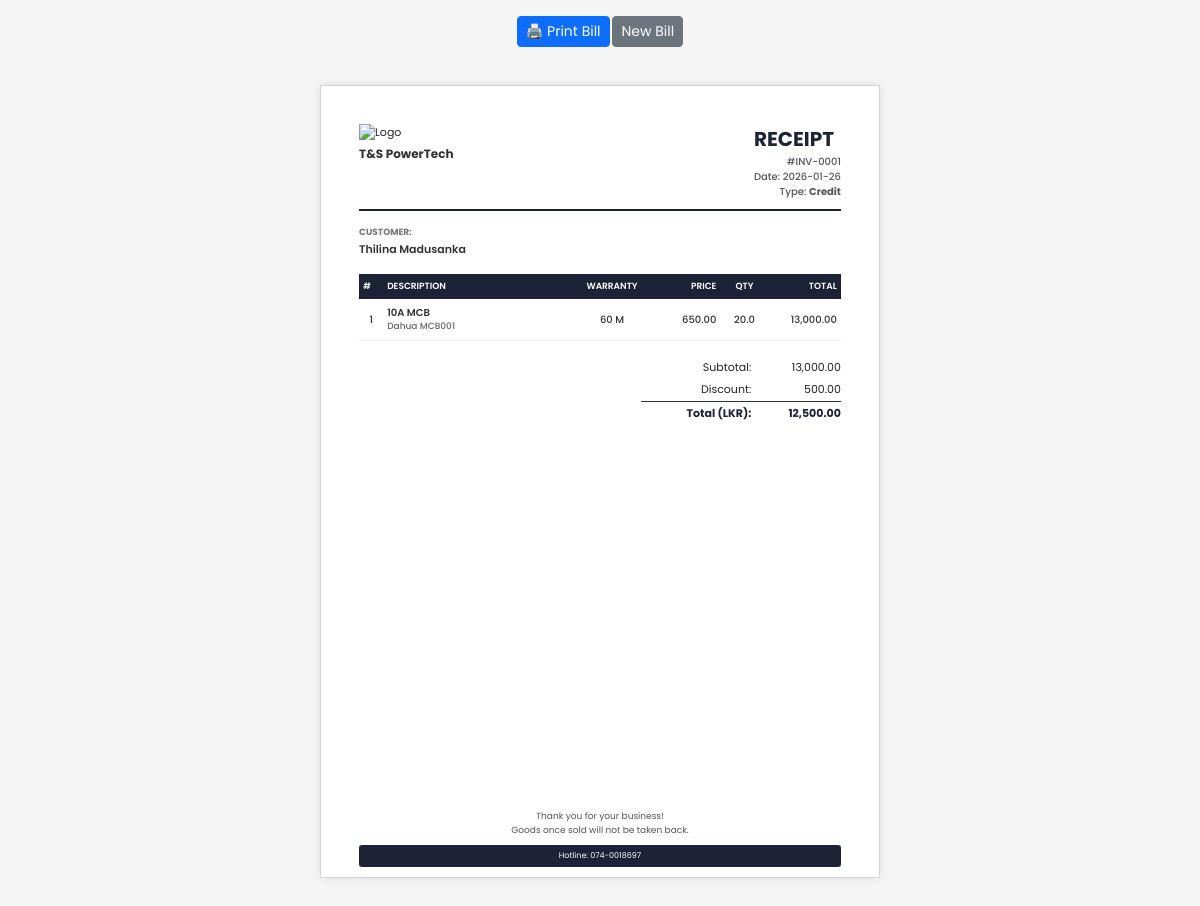
Screenshot of /print_bill/1 (signed in) with the database file from the repository.
### tables this page shows
CREATE TABLE invoices (
            id INTEGER PRIMARY KEY AUTOINCREMENT,
            customer_id INTEGER,
            customer_name TEXT,
            date_created TIMESTAMP DEFAULT CURRENT_TIMESTAMP,
            total_amount REAL,
            discount REAL DEFAULT 0,
            final_amount REAL,
            payment_method TEXT,
            FOREIGN KEY(customer_id) REFERENCES customers(id)
        );

CREATE TABLE invoice_items (
            id INTEGER PRIMARY KEY AUTOINCREMENT,
            invoice_id INTEGER,
            product_id INTEGER,
            item_name TEXT,
            qty REAL,
            unit_price REAL,
            total_price REAL,
            FOREIGN KEY(invoice_id) REFERENCES invoices(id)
        );

CREATE TABLE products (
            id INTEGER PRIMARY KEY AUTOINCREMENT,
            item_name TEXT NOT NULL,
            barcode TEXT,
            category TEXT,
            brand TEXT,
            model TEXT,
            cost_price REAL,
            selling_price REAL,
            initial_qty REAL,
            reorder_level INTEGER,
            warranty_months INTEGER,
            current_stock REAL
        );

### app.py (the view)
@app.route('/print_bill/<int:invoice_id>')
@requires_permission('billing')
def print_bill(invoice_id):
    invoice = db.get_pos_invoice(invoice_id)
    items = db.get_pos_invoice_items(invoice_id)
    settings_data = db.get_settings()
    return render_template('bill_print.html', invoice=invoice, items=items, settings=settings_data)

### app.py (called while the page is built, shortened)
@app.context_processor
def inject_global_settings():
    try:
        settings = db.get_settings()
        return dict(sys_settings=settings)
    except:
        return dict(sys_settings=None)

def requires_permission(permission):
    def decorator(f):
        @wraps(f)
        def decorated_function(*args, **kwargs):
            if 'user_id' not in session:
                return redirect(url_for('login'))
            user_perms = session.get('user_permissions', '')
            if session.get('user_role') == 'Admin':
                return f(*args, **kwargs)
        return decorated_function
    return decorator

@app.before_request
def require_login():
    allowed_routes = ['login', 'static']
    if request.endpoint not in allowed_routes and 'user_id' not in session:
        return redirect(url_for('login'))

### database.py (called while the page is built)
    def get_pos_invoice(self, invoice_id):
        self.cursor.execute("SELECT * FROM invoices WHERE id = ?", (invoice_id,))
        return self.cursor.fetchone()

    def get_pos_invoice_items(self, invoice_id):
        self.cursor.execute("""
            SELECT ii.*, p.brand, p.model, p.warranty_months
            FROM invoice_items ii
            LEFT JOIN products p ON ii.product_id = p.id
            WHERE ii.invoice_id = ?
        """, (invoice_id,))
        return self.cursor.fetchall()

    def get_settings(self):
        try:
            self.cursor.execute("ALTER TABLE settings ADD COLUMN printer_type TEXT DEFAULT 'A4'")
            self.conn.commit()
        except:
            pass
        self.cursor.execute("SELECT * FROM settings WHERE id = 1")
        return self.cursor.fetchone()

### templates/bill_print.html (shortened to what this page needs)
<!DOCTYPE html>
<html lang="en">
<head>
    <link href="https://cdn.jsdelivr.net/npm/bootstrap@5.3.0/dist/css/bootstrap.min.css" rel="stylesheet">
</head>
<body onload="window.print()">
<div class="text-center mt-3 no-print">
    <button onclick="window.print()" class="btn btn-primary btn-sm">🖨️ Print Bill</button>
    <a href="/billing" class="btn btn-secondary btn-sm">New Bill</a>
</div>
<div class="page">
    <div class="invoice-header">
        <div class="header-top">
            <div>
                <img src="{{ url_for('static', filename='logo.png') }}" alt="Logo" class="logo-img">
                <div style="font-size: 12px; font-weight: 700; color: #333;">T&S PowerTech</div>
            </div>
            <div>
                <div class="invoice-title">RECEIPT</div>
                <div class="invoice-meta">
                    #INV-{{ "%04d" % invoice[0] }}<br>
                    Date: {{ invoice[3][:10] }}<br>
                    Type: <strong>{{ invoice[7] }}</strong>
                </div>
            </div>
        </div>
    </div>
    <div class="row mb-3">
        <div class="col-12">
            <div class="bill-label">Customer:</div>
            <p class="bill-data">{{ invoice[2] }}</p>
        </div>
    </div>
    <table class="custom-table">
        <thead>
            <tr>
                <th width="5%" class="hide-thermal">#</th>
                <th width="40%">Description</th>
                <th width="15%" class="text-center hide-thermal">Warranty</th>
                <th width="15%" class="text-end hide-thermal">Price</th>
                <th width="10%" class="text-center">Qty</th>
                <th width="15%" class="text-end">Total</th>
            </tr>
        </thead>
        <tbody>
            {% for item in items %}
            <tr>
                <td class="text-center hide-thermal">{{ loop.index }}</td>
                <td>
                    <div style="font-weight: 600;">{{ item[3] }}</div>
                    <div style="font-size: 9px; color: #666;">{{ item[7] }} {{ item[8] }}</div>
                </td>
                <td class="text-center hide-thermal">
                    {% if item[9] and item[9] > 0 %}
                        {{ item[9] }} M
                    {% else %}
                        -
                    {% endif %}
                </td>
                <td class="text-end hide-thermal">{{ "{:,.2f}".format(item[5]) }}</td>
                <td class="text-center">{{ item[4] }}</td>
                <td class="text-end">{{ "{:,.2f}".format(item[6]) }}</td>
            </tr>
            {% endfor %}
        </tbody>
    </table>
    <div class="totals-area">
        <table class="totals-table">
            <tr>
                <td>Subtotal:</td>
                <td>{{ "{:,.2f}".format(invoice[4]) }}</td>
            </tr>
            <tr>
                <td>Discount:</td>
                <td>{{ "{:,.2f}".format(invoice[5]) }}</td>
            </tr>
            <tr>
                <td class="total-final">Total (LKR):</td>
                <td class="total-final">{{ "{:,.2f}".format(invoice[6]) }}</td>
            </tr>
        </table>
    </div>
    <div class="footer-area">
        <div class="text-center mb-2" style="font-size: 9px; color: #555;">
            Thank you for your business!<br>
            Goods once sold will not be taken back.
        </div>
        <div class="bottom-bar">
            Hotline: 074-0018697
        </div>
    </div>
</div>
</body>
</html>

### templates/bill_print.html (style rules this page uses)
body { background: #f5f5f5; font-family: 'Poppins', sans-serif; font-size: 11px; margin: 0; }
:root { --dark-blue: #1c2336; }
.text-end { text-align: right !important; }
.text-center { text-align: center !important; }
.page { width: 148mm; min-height: 210mm; padding: 10mm; margin: 1cm auto; background: white; border: 1px solid #d3d3d3; position: relative; box-shadow: 0 0 10px rgba(0,0,0,0.1); }
.invoice-header { border-bottom: 2px solid var(--dark-blue); padding-bottom: 10px; margin-bottom: 15px; }
.logo-img { max-height: 50px; width: auto; display: block; margin-bottom: 5px; }
.header-top { display: flex; justify-content: space-between; align-items: flex-start; }
.invoice-title { font-size: 20px; font-weight: 700; color: var(--dark-blue); text-transform: uppercase; }
.invoice-meta { font-size: 10px; text-align: right; color: #555; font-weight: 500; }
.bill-label { font-size: 9px; font-weight: 700; text-transform: uppercase; color: #777; margin-bottom: 2px; }
.bill-data { font-size: 11px; font-weight: 600; color: #333; margin-bottom: 0; }
.custom-table { width: 100%; border-collapse: collapse; margin-bottom: 15px; }
.custom-table th { background-color: var(--dark-blue); color: white; padding: 6px 4px; text-align: left; font-weight: 600; font-size: 9px; text-transform: uppercase; }
.custom-table td { padding: 6px 4px; border-bottom: 1px solid #eee; font-size: 10px; color: #333; font-weight: 500; }
.totals-area { display: flex; justify-content: flex-end; }
.totals-table { width: 100%; max-width: 200px; }
.totals-table td { padding: 3px 0; text-align: right; font-size: 11px; }
.total-final { font-size: 14px; font-weight: 700; color: var(--dark-blue); border-top: 1px solid #333; padding-top: 5px; }
.footer-area { position: absolute; bottom: 0; left: 0; width: 100%; padding: 10px 10mm; }
.bottom-bar { background-color: var(--dark-blue); color: white; padding: 5px 10px; font-size: 8px; text-align: center; border-radius: 3px; }

### rows the page displays
invoices: id "0001", date_created "2026-01-26", payment_method "Credit", customer_name "Thilina Madusanka", total_amount "13,000.00", discount "500.00", final_amount "12,500.00"
invoice_items: item_name "10A MCB", brand "Dahua", model "MCB001", warranty_months "60", unit_price "650.00", qty "20.0", total_price "13,000.00"
